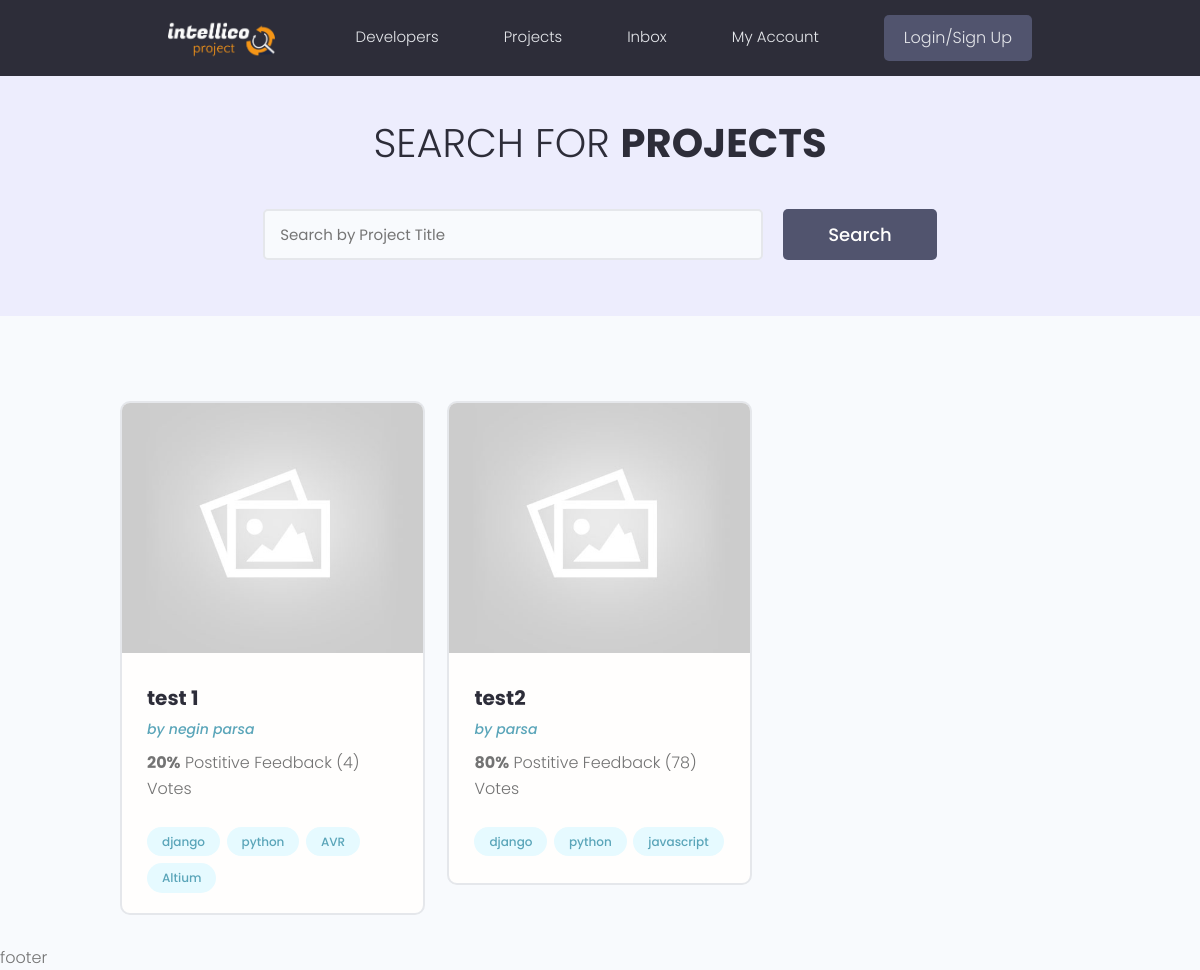
/projects/, run on the app's committed database.
### projects/models.py (models this page shows, shortened)
class Project(models.Model):
    owner = models.ForeignKey(Profile, null=True, blank=True, on_delete=models.SET_NULL)
    title = models.CharField(max_length=200)
    description = models.TextField(null=True, blank=True)
    featured_image = models.FileField(null=True, blank=True, default='default.jpg')
    demo_link = models.CharField(max_length=200, null=True, blank=True)
    source_link = models.CharField(max_length=200, null=True, blank=True)
    tags = models.ManyToManyField('Tag', blank=True)
    vote_total = models.IntegerField(default=0, null=True, blank=True)
    vote_ratio = models.IntegerField(default=0, null=True, blank=True)  #the vote is positive or negetive
    created = models.DateTimeField(auto_now_add=True)
    id = models.UUIDField(default=uuid.uuid4, unique=True, primary_key=True, editable=False)

class Tag(models.Model):
    name = models.CharField(max_length=200)
    created = models.DateTimeField(auto_now_add=True)
    id = models.UUIDField(default=uuid.uuid4, unique=True, primary_key=True, editable=False)
    def __str__(self):
        return self.name

### users/models.py (models this page shows, shortened)
class Profile(models.Model):
    user = models.OneToOneField(User, on_delete=models.CASCADE, null=True, blank=True)
    name = models.CharField(max_length=200, null=True, blank=True)
    email = models.EmailField(max_length=500, null=True, blank=True)
    username = models.CharField(max_length=200, null=True, blank=True)
    location = models.CharField(max_length=200, null=True, blank=True)
    short_intro = models.CharField(max_length=200, null=True, blank=True)
    bio = models.TextField(null=True, blank=True)
    profile_image = models.ImageField(null=True, blank=True, upload_to='profiles/', default='profiles/user-default.png')
    social_github = models.CharField(max_length=200, null=True, blank=True)
    social_linkedin = models.CharField(max_length=200, null=True, blank=True)
    social_website = models.CharField(max_length=200, null=True, blank=True)
    social_twitter = models.CharField(max_length=200, null=True, blank=True)
    created = models.DateTimeField(auto_now_add=True)
    id = models.UUIDField(default=uuid.uuid4, unique=True, primary_key=True, editable=False)

### projects/views.py (the view)
# urls.py: path('projects/', include('projects.urls')),
def projects(request):
    projects = Project.objects.all()
    context = {'projects': projects}
    return render(request, 'projects/projects.html', context)

### projects/templates/projects/projects.html (shortened to what this page needs)
{% extends 'main.html' %}
{% block content %}
  <main class="projects">
    <section class="hero-section text-center">
      <div class="container container--narrow">
        <div class="hero-section__box">
          <h2>Search for <span >Projects</span></h2>
        </div>
        <div class="hero-section__search">
          <form class="form" action="#" method="get">
            <div class="form__field">
              <input class="input input--text" id="formInput#search" type="text" name="text"
                placeholder="Search by Project Title" />
            </div>
            <input class="btn btn--sub btn--lg" type="submit" value="Search" />
          </form>
        </div>
      </div>
    </section>
    <section class="projectsList">
      <div class="container">
        <div class="grid grid--three">
        {% for project in projects %}
          <div class="column">
            <div class="card project">
              <a href="{% url 'project' project.id %}" class="project">
                <img class="project__thumbnail" src="{{ project.featured_image.url }}" alt="project thumbnail" />
                <div class="card__body">
                  <h3 class="project__title">{{ project.title }}</h3>
                  <p><a class="project__author" href="{% url 'user-profile' project.owner.id %}">by {{ project.owner.name}}</a></p>
                  <p class="project--rating">
                    <span style="font-weight: bold;">{{ project.vote_ratio }}%</span> Postitive
                    Feedback ({{ project.vote_total }}) Vote{{ project.vote_total|pluralize:'s'}}
                  </p>
                      <div class="project__tags">
                      {% for tag in project.tags.all|slice:"4" %}
                        <span class="tag tag--pill tag--main">
                          <small>{{ tag }}</small>
                        </span>
                      {% endfor %}
                      </div>
                </div>
              </a>
            </div>
          </div>
        {% endfor %}
        </div>
      </div>
    </section>
  </main>
{% endblock content %}

### static/styles/app.css (style rules this page uses)
:root { --color-sub: #2d2d39; }
.btn--sub { background-color: var(--color-sub-light); }
.card { border: 2px solid var(--color-light); }
img { width: 100%; }
.hero-section { height: 40vh; display: flex; align-items: center; background-color: var(--color-sub); }
.hero-section__box { margin-bottom: 4rem; }
.hero-section__box > h2, .hero-section__box > h2 > span { font-size: 4rem; color: var(--color-light); line-height: 1.3; text-transform: uppercase; }
.hero-section__box > h2 { font-weight: 300; }
.hero-section__box > h2 > span { font-weight: 700; }
.hero-section__search > .form { display: flex; align-items: center; justify-content: center; gap: 2rem; }
.hero-section__search > .form input.input--text { width: 50rem; }
.project__author { font-size: 1.4rem; font-style: italic; }
.project--rating { margin-bottom: 1.6em; margin-top: .5em; }
.projects > .hero-section { background: var(--color-sub-lighter); height: 30vh; }
.projects .hero-section__box { margin-bottom: 2.5rem; }
.projects .hero-section__box > h2 { color: var(--color-sub); }
.projects .hero-section__box > h2 > span { font-weight: 700; color: var(--color-sub); }
.projectsList { margin-top: 8rem; }
.project__thumbnail { height: 25rem; object-fit: cover; object-position: top center; }
.project__title { font-size: 2rem; font-weight: 700; color: var(--color-sub); }

### static/uikit/styles/modules/_variables.css (style rules this page uses)
:root { --color-main: #5aa5b9; --color-main-light: #e6faff; --color-sub: #3f4156; --color-sub-light: #51546e; --color-sub-lighter: #ededfd; --color-text: #737373; --color-gray: #8b8b8b; --color-light: #e5e7eb; --color-light-gray: #767676; --color-bg: #f8fafd; --color-white: #fffefd; --color-white-light: #f3f3f3; --color-success: #359e64; --color-success-bg: #def8e8; --color-error: #fc4b0b; --color-error-bg: #fff2ee; --font-base: 'Poppins', arial, helvetica, 'Segoe UI', roboto, ubuntu, sans-serif; --font-monospace: 'Fira Code', 'Courier New', courier, monospace; --font-regular: 300; --font-medium: 500; --font-bold: 700; --generic-shadow: 1px 1px 5px #00000010; --generic-transition: all 0.3s ease-in-out; }

### static/uikit/styles/modules/_base.css (style rules this page uses)
* { margin: 0; padding: 0; box-sizing: border-box; text-rendering: optimizeLegibility; color: inherit; font-size: inherit; }
html { font-size: 50%; }
@media only screen and (min-width: 480px) { html { font-size: 56.25%; } }
@media only screen and (min-width: 1200px) { html { font-size: 62.5%; } }
body { line-height: 1.6; font-weight: 400; font-size: 1.5rem; color: var(--color-text); background-color: var(--color-bg); min-height: 100vh; }

### static/uikit/styles/modules/_typography.css (style rules this page uses)
* { font-family: var(--font-base); }
h2 { font-size: 3.6rem; font-weight: var(--font-bold); }
h3 { font-size: 3.2rem; font-weight: var(--font-medium); }
p, span, strong { font-size: 1.6rem; color: var(--color-text); font-weight: var(--font-regular); }
a { padding-bottom: 2px; text-decoration: none; display: inline-block; color: var(--color-main); font-weight: var(--font-medium); }

### static/uikit/styles/modules/_utilities.css (style rules this page uses)
.container { width: 92%; max-width: 165rem; margin: 0 auto; box-sizing: border-box; }
.container--narrow { width: 92%; max-width: 120rem; }
@media screen and (min-width: 1000px) { .container { width: 90%; } }
@media screen and (min-width: 1000px) { .container--narrow { width: 85%; } }
@media screen and (min-width: 1200px) { .container { width: 80%; } }
@media screen and (min-width: 1200px) { .container--narrow { width: 72%; } }
.text-center { text-align: center; }

### static/uikit/styles/modules/_button.css (style rules this page uses)
.btn { display: inline-block; position: relative; cursor: pointer; background-color: var(--color-light); font-weight: var(--font-medium); color: var(--color-sub); text-decoration: none; padding: 1rem 2rem; border-radius: 0.5rem; border: none; width: -webkit-fit-content; width: -moz-fit-content; width: fit-content; height: -webkit-fit-content; height: -moz-fit-content; height: fit-content; font-size: 1.6rem; outline-width: 0; outline-color: transparent; -webkit-backface-visibility: hidden; backface-visibility: hidden; transition: all 0.3s ease-in-out; }
.btn--sub { background-color: var(--color-sub); color: var(--color-white); }
.btn--lg { font-size: 1.8rem; padding: 1.2rem 4.5rem; }

### static/uikit/styles/modules/_card.css (style rules this page uses)
.card { border-radius: 1rem; background-color: var(--color-white); border: 1.5px solid var(--color-light); width: auto; height: auto; margin-top: 0.5rem; margin-bottom: 0.5rem; overflow: hidden; }
.card__body, .card__header { padding: 2rem 2.5rem; }

### data on the page
Project: featured_image (placeholder picture), title "test 1", owner.name "negin parsa", vote_ratio "20", vote_total "4"
Tag: name "django"
Tag: name "python"
Tag: name "AVR"
Tag: name "Altium"
Project: featured_image (placeholder picture), title "test2", owner.name "parsa", vote_ratio "80", vote_total "78"
Tag: name "javascript"
